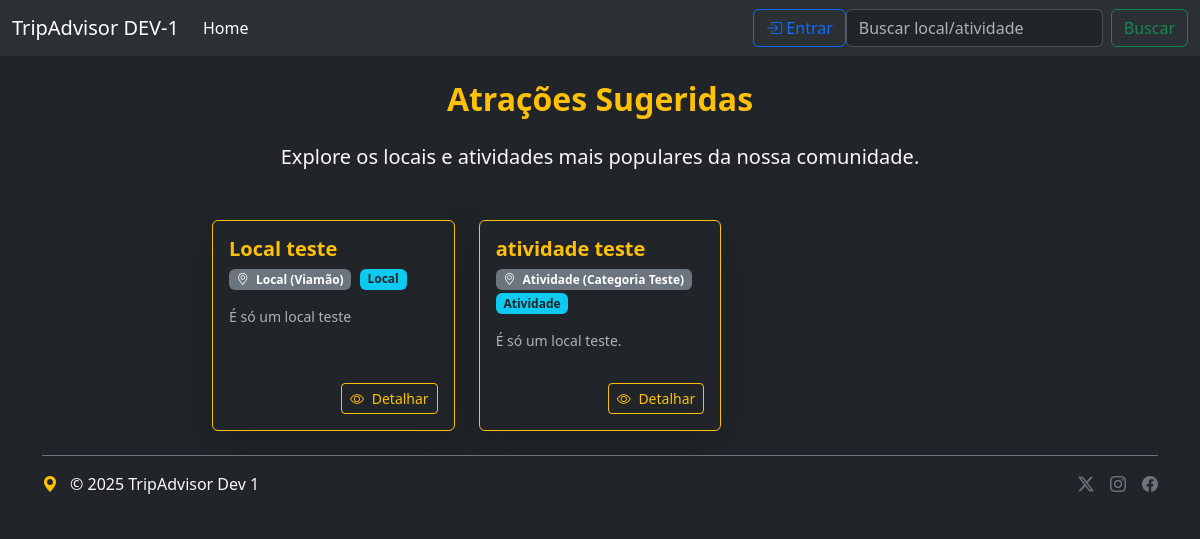
The page / on the database its author committed.
### tripAdvisor/models/local.py (models this page shows, shortened)
class Local(Atracao):
    horario_abertura = models.TimeField()
    horario_fechamento = models.TimeField()
    acessibilidade = models.BooleanField()
    classificacao = models.CharField(max_length=20, choices=Classificacao)
    objects = LocalManager()
    class Meta:
        verbose_name = "Local"
        verbose_name_plural = "Locais"
    def get_model_name(self):
        return 'local'

### tripAdvisor/models/atracao.py (models this page shows, shortened)
class Atracao(BaseModel):
    nome = models.CharField(max_length=100, validators=[MinLengthValidator(5)])
    nota = models.FloatField()
    ingresso = models.BooleanField()
    valor = models.DecimalField(decimal_places=2, max_digits=10, blank=True, null=True)
    informacoes = models.TextField()
    site = models.URLField()
    telefone = models.CharField(max_length=11, blank=True, null=True)
    categoria = models.ForeignKey(
        Categoria,
        on_delete=models.SET_NULL,
        related_name='atracoes',
        null=True,
        verbose_name="Categoria"
    )
    endereco = models.ForeignKey(
        'Endereco',
        on_delete=models.SET_NULL,
        related_name='atracoes',
        blank=True,
        null=True,
        verbose_name="Endereço Físico"
    )
    class Meta:
        verbose_name = "Atração"
        verbose_name_plural = "Atrações"

### tripAdvisor/models/endereco.py (models this page shows, shortened)
class Endereco(BaseModel):
    cep = models.CharField(max_length=8, validators=[MinLengthValidator(8)])
    logradouro = models.CharField(max_length=50, validators=[MinLengthValidator(5)])
    numero = models.IntegerField(validators=[MinValueValidator(0)])
    complemento = models.CharField(max_length=50, validators=[MinLengthValidator(2)])
    bairro = models.CharField(max_length=30, validators=[MinLengthValidator(5)])
    cidade = models.CharField(max_length=30, validators=[MinLengthValidator(3)])
    estado = models.CharField(max_length=30, validators=[MinLengthValidator(5)])
    pais = models.CharField(max_length=100, validators=[MinLengthValidator(3)])

### tripAdvisor/models/atividade.py (models this page shows, shortened)
class Atividade(Atracao):
    turno = models.CharField(max_length=20, choices=Turno)
    duracao = models.TimeField()
    guia = models.BooleanField()
    participantes = models.IntegerField(default=0, validators=[MinValueValidator(0)])
    dificuldade = models.CharField(max_length=20, choices=Dificuldade)
    objects = AtividadeManager()
    class Meta:
        verbose_name = "Atividade"
        verbose_name_plural = "Atividades"
    def get_model_name(self):
        return 'atividade'

### tripAdvisor/models/categoria.py (models this page shows, shortened)
class Categoria(BaseModel):
    nome = models.CharField(max_length=50, validators=[MinLengthValidator(5)])
    classificacao = models.CharField(max_length=20, choices=Classificacao)
    descricao = models.TextField()

### webs_system/views/index.py (the view)
# urls.py: path('', Index.as_view(), name="index"),
class Index(TemplateView):
    template_name = 'menu.html'
    def get_context_data(self, **kwargs):
        context = super().get_context_data(**kwargs)
        try:
            locais = Local.objects.all().order_by('nome')
            atividades = Atividade.objects.all().order_by('turno')
            context['atracoes'] = list(chain(locais, atividades))
        except Exception as e:
            print(f"Erro ao buscar dados: {e}")
            context['atracoes'] = []
        return context

### templates/menu.html (shortened to what this page needs)
{% extends "minimal.html"%}
{% block menu %}
<nav class="navbar navbar-expand-lg bg-body-tertiary">
<div class="container-fluid">
<a class="navbar-brand" href="#">TripAdvisor DEV-1</a>
<div class="collapse navbar-collapse" id="navbarSupportedContent">
<ul class="navbar-nav me-auto mb-2 mb-lg-0">
<li class="nav-item">
<a class="nav-link active" aria-current="page" href="{% url 'index'%}">Home</a>
</li>
    </ul>
    {% if user.is_authenticated %}
      <span class="navbar-text text-dark px-2">
        <a class="nav-link" href="{% url 'profile' %}">
          <i class="bi bi-person-fill"></i> {{ user.first_name }}
        </a></span>
        <div class="me-2"></div>
      <form action="{% url 'logout' %}" method="post">
      {% csrf_token %}
        <button class="btn btn-outline-danger btn" role="button" type="submit"><i class="bi bi-box-arrow-in-left"></i> Sair</button></form>
      {% else %}
       <a class="btn btn-outline-primary btn" role="button" href="{% url 'login' %}" ><i class="bi bi-box-arrow-in-right"></i> Entrar</a>
      {% endif %}
    <form class="d-flex" role="search" method="GET" action="{% url 'search' %}">
      <input class="form-control me-2" type="search" placeholder="Buscar local/atividade" aria-label="Search" name="q" value="{{ search_query|default:'' }}"/>
      <button class="btn btn-outline-success" type="submit">Buscar</button>
    </form>
  </div>
</div>
</nav>
{% endblock menu %}
{% block main %}
{% if search_query %}
<h3 class="text-center mb-4 text-light">Resultados da busca por: "<span class="text-warning">{{ search_query }}</span>"</h3>
{% else %}
<h2 class="text-center mb-4 text-warning fw-bold">Atrações Sugeridas </h2>
<p class="text-center text-light lead mb-5">Explore os locais e atividades mais populares da nossa comunidade.</p>
{% endif %}
{% if atracoes %}
<div class="row row-cols-1 row-cols-md-2 row-cols-lg-3 g-4">
{% for atracao in atracoes|slice:":5" %}
{% with model_name=atracao.get_model_name %}
<div class="col">
<div class="card h-100 bg-dark text-light border-warning shadow-lg">
<div class="card-body d-flex flex-column">
<h5 class="card-title text-warning fw-bold mb-1">
{% if atracao.nome %}{{ atracao.nome }}{% else %}{{ atracao.titulo }}{% endif %}
</h5>
<p class="card-text mb-3">
    <span class="badge bg-secondary me-1">
        <i class="bi bi-geo-alt me-1"></i>
        {% if model_name == 'local' %}
            Local ({% if atracao.endereco %}{{ atracao.endereco.cidade }}{% else %}Sem cidade{% endif %})
        {% elif model_name == 'atividade' %}
            Atividade ({% if atracao.categoria %}{{ atracao.categoria.nome }}{% else %}Sem categoria{% endif %})
        {% else %}
            N/A
        {% endif %}
    </span>
    <span class="badge bg-info text-dark fw-bold">{{ model_name|capfirst }}</span>
</p>
<p class="card-text text-muted small flex-grow-1">
    {% if atracao.informacoes %}
        {{ atracao.informacoes|truncatechars:120 }}
    {% else %}
        Clique para ver mais detalhes e avaliações completas desta atração.
    {% endif %}
</p>
<div class="mt-3 text-end">
    <a class="btn btn-sm btn-outline-warning" role="button"
       href="{% url 'tripAdvisor:'|add:model_name|add:'_detail' pk=atracao.pk %}">
        <i class="bi bi-eye me-1"></i> Detalhar
    </a>
</div>
</div>
</div>
</div>
{% endwith %}
{% endfor %}
</div>
{% endif %}
{% endblock main %}

### rows shown on the page
Local: nome "Local teste", endereco.cidade "Viamão", get_model_name "Local", informacoes "É só um local teste"
Atividade: nome "atividade teste", categoria.nome "Categoria Teste", get_model_name "Atividade", informacoes "É só um local teste."
